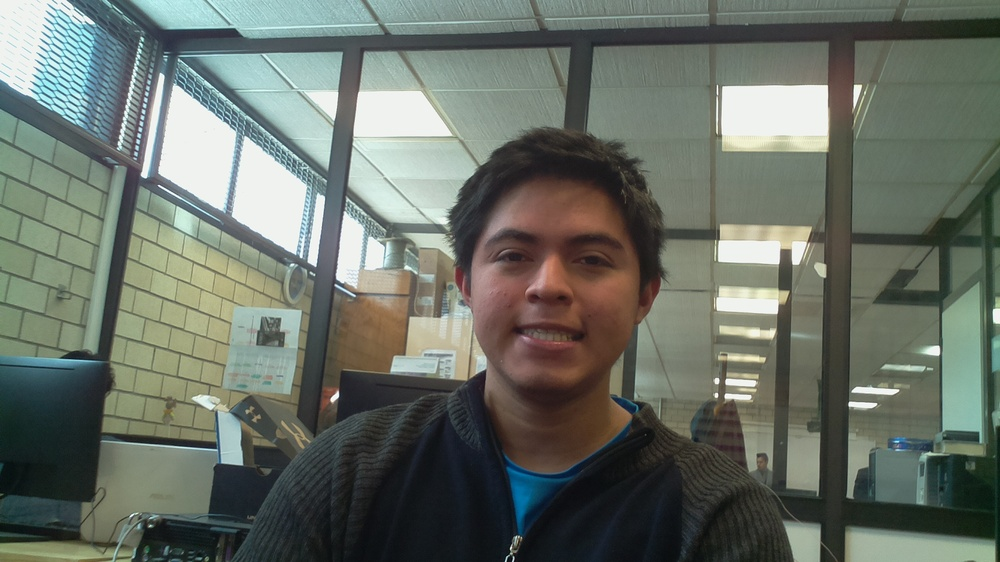
#> input picture ESIMEZ/U6/Imagen1.jpg, 1000 x 562 px, shrunk from 1920 x 1080 before the run
$ python -i wi.py   (imports and definitions only)
#> lines starting #> are read from the running program, lines starting #| are printed output that depends on the picture; after the words box and inside, x2 and y2 are one past the last pixel; in counts of white or black regions, pixels touching at a corner belong together
import numpy as np
import cv2

def Ya(imya):
#> called with imya = 'Imagen1.jpg'
    face_cascade = cv2.CascadeClassifier('lbpcascade_frontalface.xml')
    eye_cascade = cv2.CascadeClassifier('haarcascade_eye.xml')

    img = cv2.imread(imya)
#> img is the input picture: shape (562, 1000, 3); mean B, G, R 102.9, 112, 104.9
    gray = cv2.cvtColor(img, cv2.COLOR_BGR2GRAY)
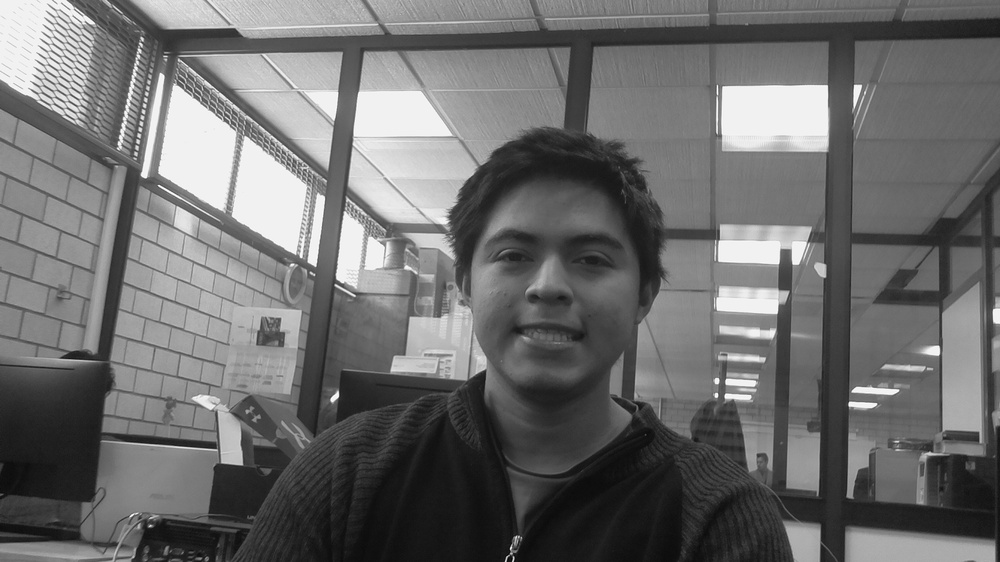
#> gray: shape (562, 1000); min 5, max 255, mean 108.9

    faces = face_cascade.detectMultiScale(gray, 1.2, 5)
#> faces = [[449, 177, 209, 209]]
    for (x,y,w,h) in faces:
        cv2.rectangle(img,(x,y),(x+w,y+h),(255,0,0),2)
        roi_gray = gray[y:y+h, x:x+w]
        roi_color = img[y:y+h, x:x+w]
        eyes = eye_cascade.detectMultiScale(roi_gray)
        for (ex,ey,ew,eh) in eyes:
            cv2.rectangle(roi_color,(ex,ey),(ex+ew,ey+eh),(0,255,0),2)
#> this loop made 1 pass
#> (x, y, w, h, eyes) on pass 1: (449, 177, 209, 209, [[120, 62, 43, 43], [39, 56, 50, 50], [104, 37, 71, 71]])
#> pass 1, in Ya, `roi_gray = gray[y:y+h, x:x+w]`:
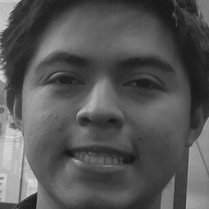
#> roi_gray: shape (209, 209); min 21, max 229, mean 86.6
#> pass 1, in Ya, `roi_color = img[y:y+h, x:x+w]`:
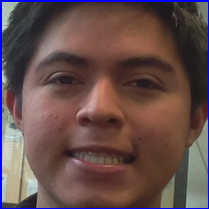
#> roi_color: shape (209, 209, 3); mean B, G, R 76, 77.8, 101.1
#> after the loop:
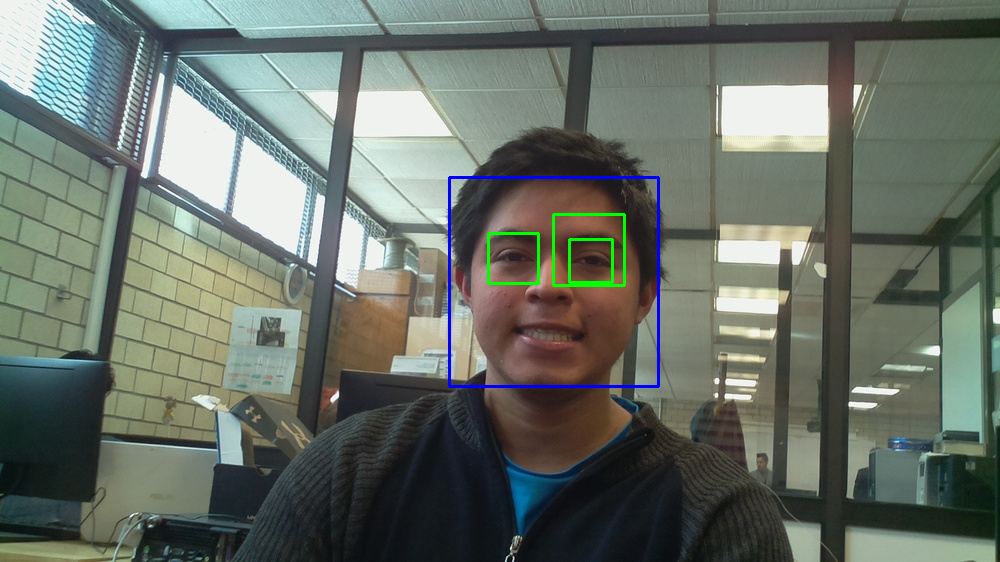
#> img: shape (562, 1000, 3); 0.79% of pixels changed, all inside (x1, y1, x2, y2) = (448, 176, 660, 388)
#> after the loop:
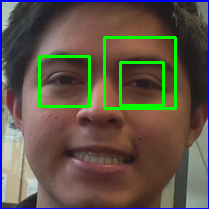
#> roi_color: shape (209, 209, 3); 4.48% of pixels changed, all inside (x1, y1, x2, y2) = (38, 36, 177, 110)
    cv2.imshow('img',img)
    cv2.waitKey(0)
    cv2.destroyAllWindows()

>>> result = Ya('Imagen1.jpg')
